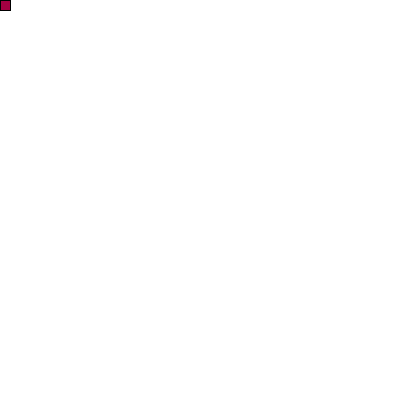
Frame 1 (no input)
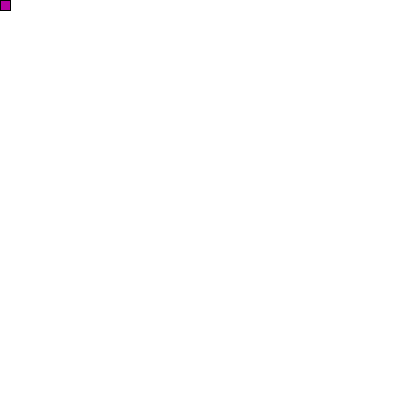
Frame 60 (the mouse pressed at the canvas centre just before this capture)
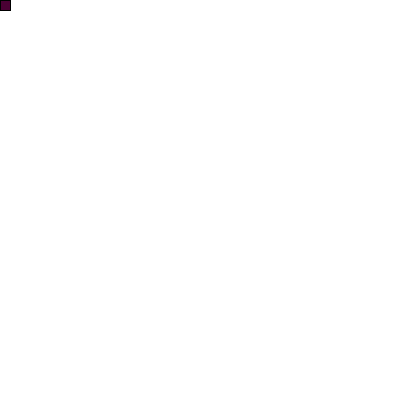
Frame 120 (the mouse held since frame 60 and released just before this capture)

The Processing sketch that drew these frames (run headless with seeded random() and noise(); from frame 60 on, the mouse is pressed at the canvas centre):

// Processing sketch: sketch_161017c_TextAnimated_PressControl_Task3
// ── sketch_161017c_TextAnimated_PressControl_Task3.pde
int x;
int y;

void setup() {
  size(400,400);
  x=0;
  y=0;
}

void draw() {
  if ((keyPressed==true) && (key==' ')) {
    x=x+1;
    y=y+1;
  }
  background(255);
  fill(random(0,255),0,random(0,255));
  rect(x,y,10,10);
}
